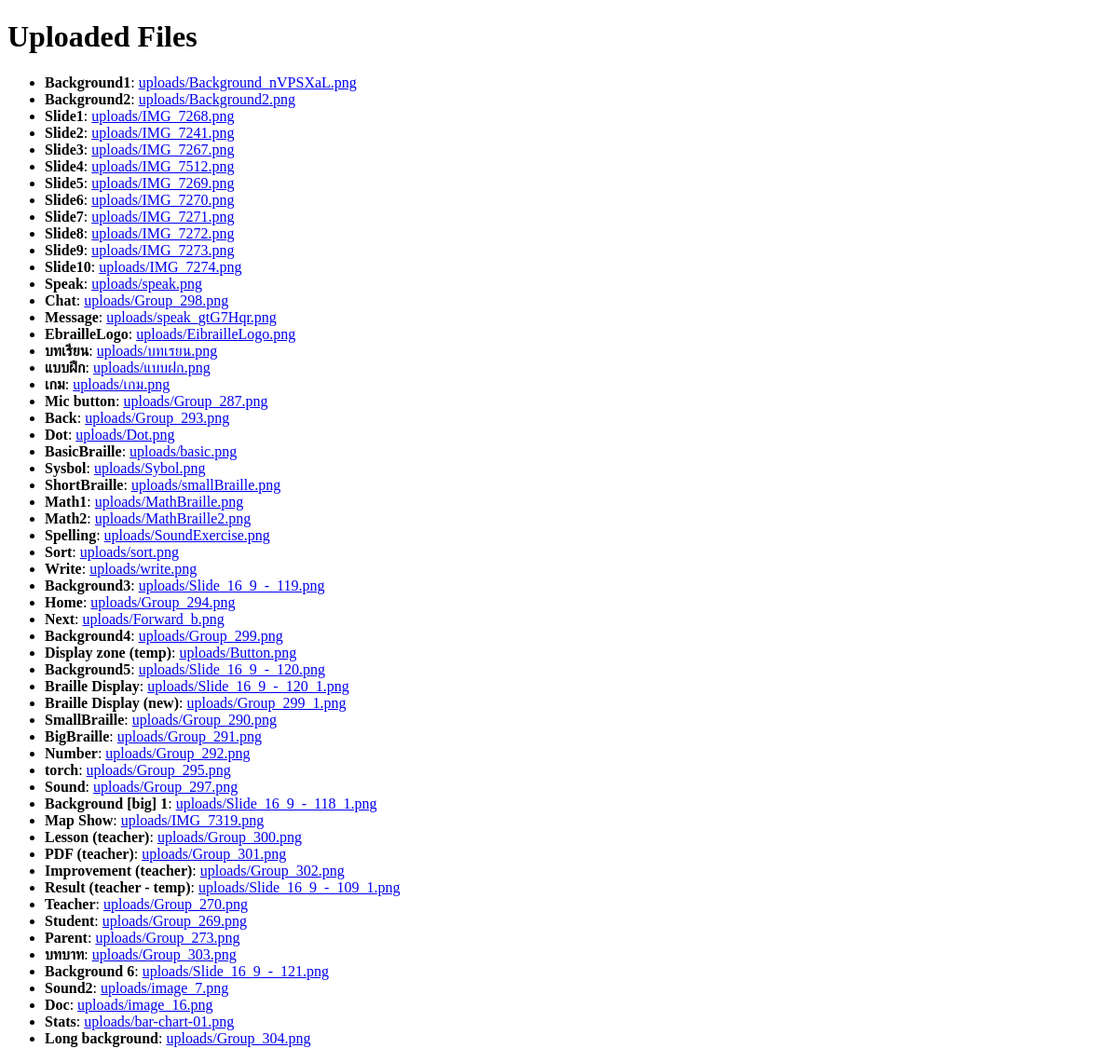
/Setting/files/, run on an earlier commit of the app's database.
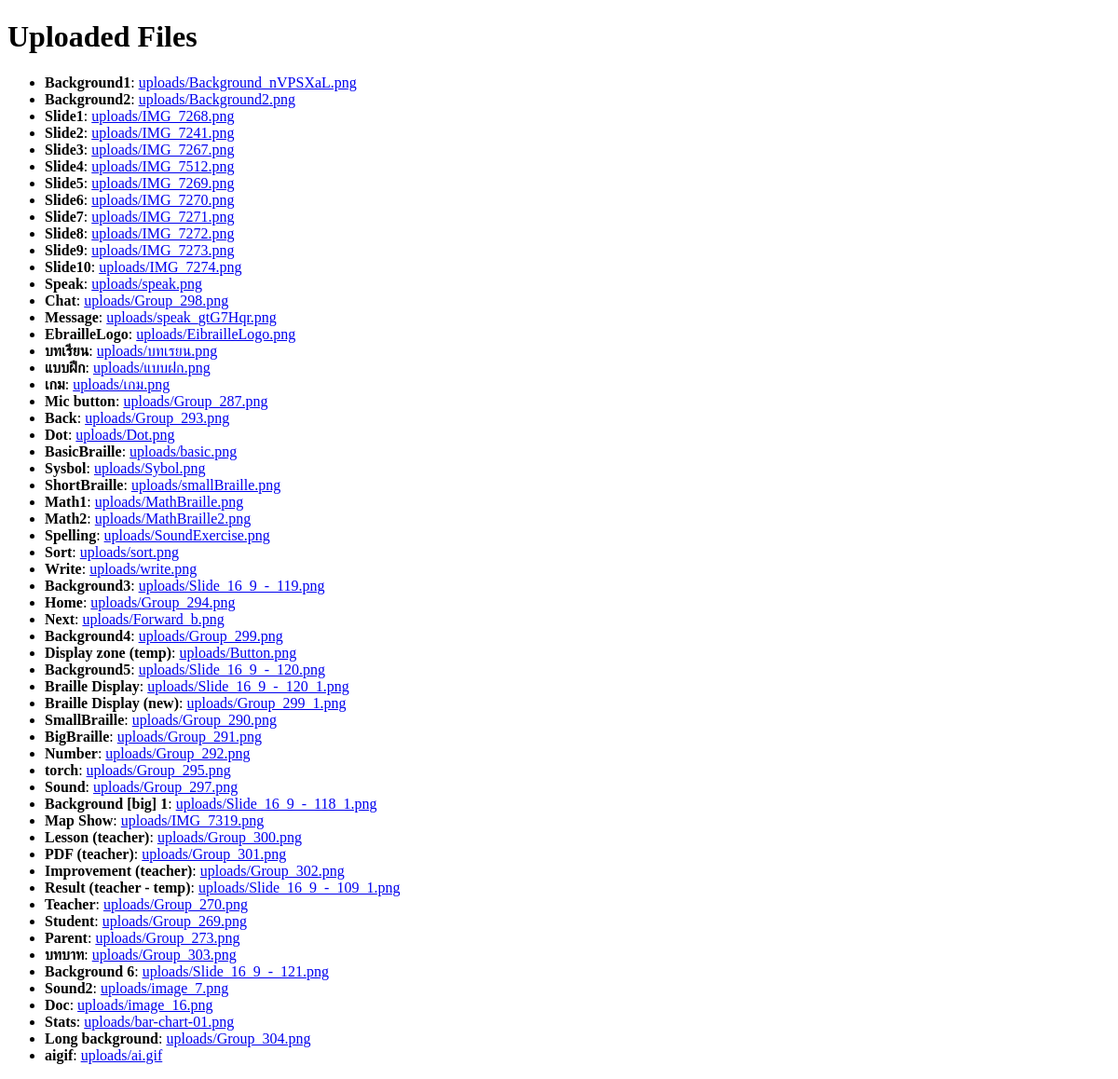
And on a later commit of the database.
### Setting/models.py (models this page shows)
class FileUpload(models.Model):
    title = models.CharField(max_length=100)
    file = models.FileField(upload_to='uploads/')  # Files will be uploaded to media/uploads/
    uploaded_at = models.DateTimeField(auto_now_add=True)

### Setting/views.py (the view)
# urls.py: path('files/', views.file_list, name='file_list'),
def file_list(request):
    files = FileUpload.objects.all()  # Retrieve all uploaded files
    return render(request, 'file_list.html', {'files': files})

### authentication/context_processors.py (called while the page is built)
def youtube_video(request):
    return {
        'YOUTUBE_VIDEO_ID': settings.YOUTUBE_VIDEO_ID,
    }

### Setting/templates/file_list.html (shortened to what this page needs)
<!DOCTYPE html>
<html>
<head>
</head>
<body>
    <h1>Uploaded Files</h1>
    <ul>
        {% for file in files %}
            <li>
                <strong>{{ file.title }}</strong>:
                <a href="{{ file.file.url }}">{{ file.file.name }}</a>
            </li>
        {% endfor %}
    </ul>
</body>
</html>

What changed in the data, as far as the page shows it:
added FileUpload: title "aigif", file.name "uploads/ai.gif"
